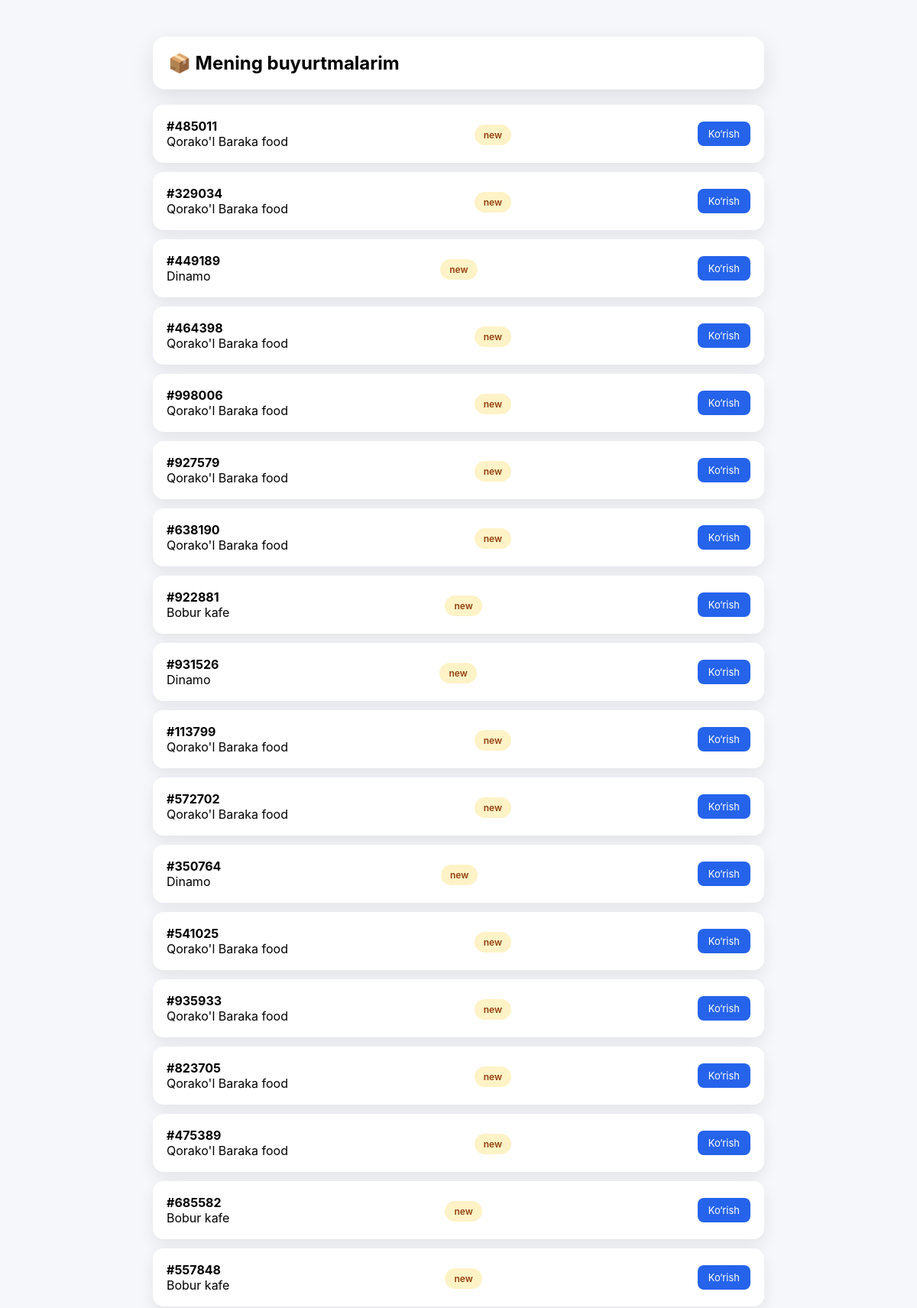
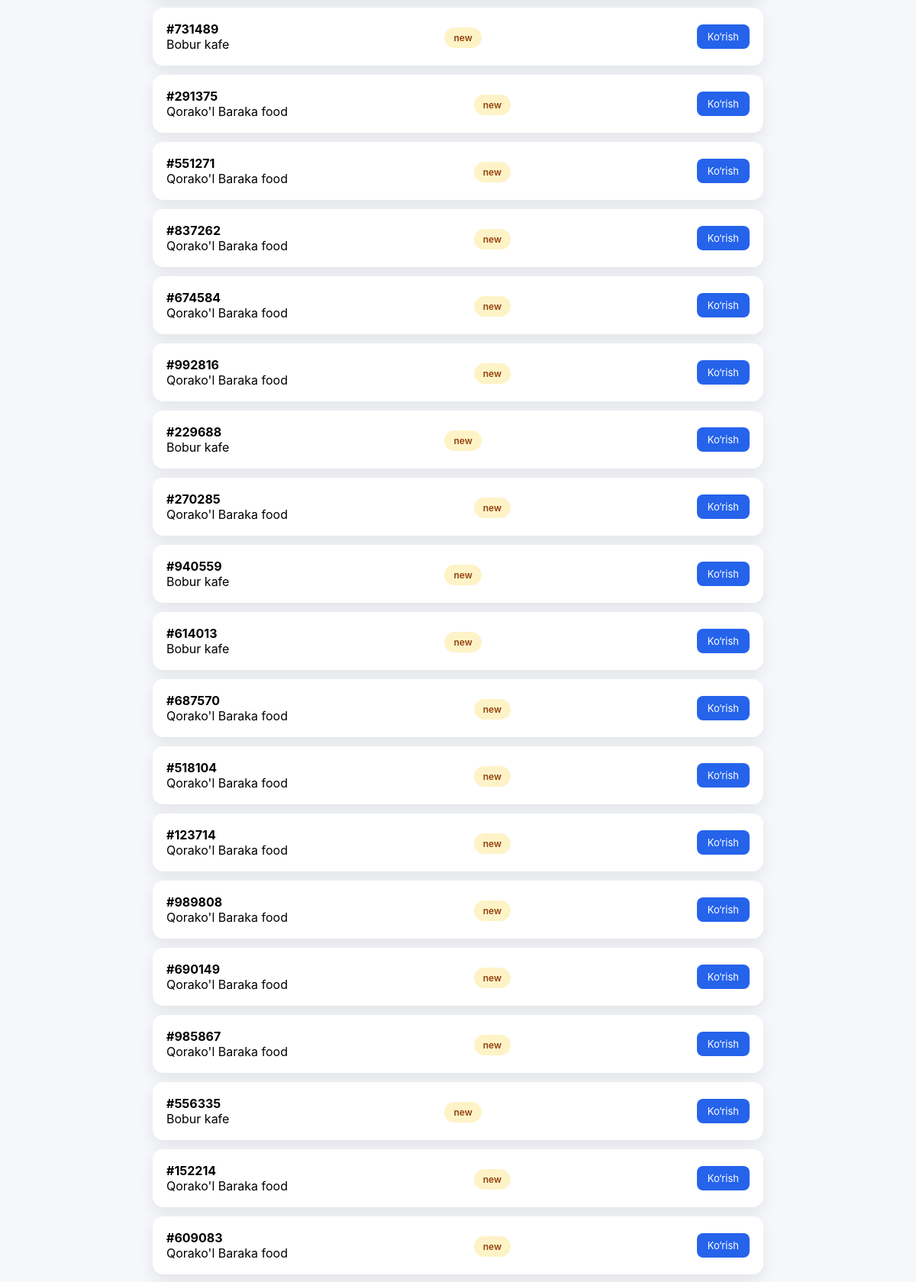
The app's page /eda/profile/ (signed in, upper part) with its own data (2 pictures, top to bottom).
### my_ap_1/models.py (models this page shows, shortened)
class FoodOrder(models.Model):
    code = models.CharField(max_length=6, default=generate_order_code)
    restaurant = models.ForeignKey(Restaurant, on_delete=models.CASCADE)
    courier = models.ForeignKey(Courier, null=True, blank=True, on_delete=models.SET_NULL)
    customer_name = models.CharField(max_length=200)
    customer_phone = models.CharField(max_length=20)
    latitude = models.FloatField()
    longitude = models.FloatField()
    status = models.CharField(max_length=50, default="new")
    created_at = models.DateTimeField(auto_now_add=True)
    estimated_time = models.IntegerField(default=25)  # minut
    address = models.CharField(max_length=255, default="Toshkent")

class Restaurant(models.Model):
    name = models.CharField(max_length=200)
    image = models.ImageField(upload_to="restaurants/")
    description = models.TextField(blank=True)
    latitude = models.FloatField()
    longitude = models.FloatField()
    rating = models.FloatField(default=5)

### my_ap_1/views.py (the view)
# urls.py: path('profile/', views.profile_view, name='profile_view'),
@login_required
def profile(request):
    orders = FoodOrder.objects.filter(customer_phone__isnull=False).order_by("-created_at")
    return render(request, "eda/profile.html", {"orders": orders})

### my_ap_1/context_processors.py (called while the page is built)
def global_context(request):
    if request.user.is_authenticated:
        cart_count = CartItem.objects.filter(user=request.user).count()
    else:
        cart = request.session.get('cart', {})
        cart_count = sum(cart.values())
    lang = request.GET.get("lang")
    if lang in ["uz", "en", "ru"]:
        request.session["lang"] = lang
    current_lang = request.session.get("lang", "uz")
    t = TRANSLATIONS.get(current_lang, TRANSLATIONS["uz"])
    return {
        "cart_item_count": cart_count,
        "current_lang": current_lang,
        "t": t,
        "year": 2026
    }

def notifications_count(request):
    if request.user.is_authenticated:
        count = Notification.objects.filter(
            user=request.user,
            is_read=False
        ).count()
        return {"notifications_count": count}
    return {"notifications_count": 0}

### my_ap_1/templates/eda/profile.html (shortened to what this page needs)
<!DOCTYPE html>
<html>
<head>
</head>
<body>
<div class="box">
<div class="header">
<h2>📦 Mening buyurtmalarim</h2>
</div>
{% for order in orders %}
<div class="order">
<div>
<strong>#{{ order.code }}</strong><br>
<span>{{ order.restaurant.name }}</span>
</div>
<div>
<span class="status {{ order.status }}">
{{ order.status }}
</span>
</div>
<a href="/eda/receipt/{{ order.id }}/" class="btn">
Ko‘rish
</a>
</div>
{% endfor %}
</div>
</body>
</html>

### my_ap_1/templates/eda/profile.html (style rules this page uses)
body { font-family:Inter; background:#f5f7fb; padding:40px; }
.box { max-width:800px; margin:auto; }
.header { background:white; padding:20px; border-radius:16px; box-shadow:0 10px 30px rgba(0,0,0,0.1); margin-bottom:20px; }
.header h2 { margin:0; }
.order { background:white; padding:18px; border-radius:14px; box-shadow:0 8px 20px rgba(0,0,0,0.08); margin-bottom:12px; display:flex; justify-content:space-between; align-items:center; transition:0.3s; }
.status { padding:6px 12px; border-radius:20px; font-size:12px; font-weight:600; }
.status.new { background:#fef3c7; color:#92400e; }
.btn { background:#2563eb; color:white; padding:8px 14px; border-radius:8px; text-decoration:none; font-size:13px; }

### records on screen
FoodOrder: code "485011", restaurant.name "Qorako'l Baraka food", status "new"
FoodOrder: code "329034", restaurant.name "Qorako'l Baraka food", status "new"
FoodOrder: code "449189", restaurant.name "Dinamo", status "new"
FoodOrder: code "464398", restaurant.name "Qorako'l Baraka food", status "new"
FoodOrder: code "998006", restaurant.name "Qorako'l Baraka food", status "new"
FoodOrder: code "927579", restaurant.name "Qorako'l Baraka food", status "new"
FoodOrder: code "638190", restaurant.name "Qorako'l Baraka food", status "new"
FoodOrder: code "922881", restaurant.name "Bobur kafe", status "new"
FoodOrder: code "931526", restaurant.name "Dinamo", status "new"
FoodOrder: code "113799", restaurant.name "Qorako'l Baraka food", status "new"
FoodOrder: code "572702", restaurant.name "Qorako'l Baraka food", status "new"
FoodOrder: code "350764", restaurant.name "Dinamo", status "new"
FoodOrder: code "541025", restaurant.name "Qorako'l Baraka food", status "new"
FoodOrder: code "935933", restaurant.name "Qorako'l Baraka food", status "new"
FoodOrder: code "823705", restaurant.name "Qorako'l Baraka food", status "new"
FoodOrder: code "475389", restaurant.name "Qorako'l Baraka food", status "new"
FoodOrder: code "685582", restaurant.name "Bobur kafe", status "new"
FoodOrder: code "557848", restaurant.name "Bobur kafe", status "new"
FoodOrder: code "731489", restaurant.name "Bobur kafe", status "new"
FoodOrder: code "291375", restaurant.name "Qorako'l Baraka food", status "new"
FoodOrder: code "551271", restaurant.name "Qorako'l Baraka food", status "new"
FoodOrder: code "837262", restaurant.name "Qorako'l Baraka food", status "new"
FoodOrder: code "674584", restaurant.name "Qorako'l Baraka food", status "new"
FoodOrder: code "992816", restaurant.name "Qorako'l Baraka food", status "new"
FoodOrder: code "229688", restaurant.name "Bobur kafe", status "new"
FoodOrder: code "270285", restaurant.name "Qorako'l Baraka food", status "new"
FoodOrder: code "940559", restaurant.name "Bobur kafe", status "new"
FoodOrder: code "614013", restaurant.name "Bobur kafe", status "new"
FoodOrder: code "687570", restaurant.name "Qorako'l Baraka food", status "new"
FoodOrder: code "518104", restaurant.name "Qorako'l Baraka food", status "new"
FoodOrder: code "123714", restaurant.name "Qorako'l Baraka food", status "new"
FoodOrder: code "989808", restaurant.name "Qorako'l Baraka food", status "new"
FoodOrder: code "690149", restaurant.name "Qorako'l Baraka food", status "new"
FoodOrder: code "985867", restaurant.name "Qorako'l Baraka food", status "new"
FoodOrder: code "556335", restaurant.name "Bobur kafe", status "new"
FoodOrder: code "152214", restaurant.name "Qorako'l Baraka food", status "new"
FoodOrder: code "609083", restaurant.name "Qorako'l Baraka food", status "new"
